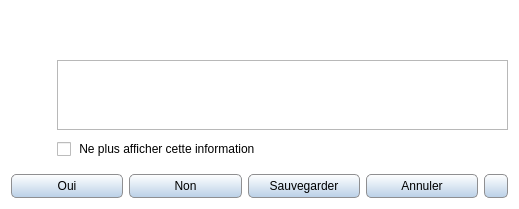
<?xml version="1.0" encoding="UTF-8"?>
<ui version="4.0">
 <class>Message</class>
 <widget class="QWidget" name="Message">
  <property name="geometry">
   <rect>
    <x>0</x>
    <y>0</y>
    <width>519</width>
    <height>209</height>
   </rect>
  </property>
  <property name="sizePolicy">
   <sizepolicy hsizetype="Preferred" vsizetype="Expanding">
    <horstretch>0</horstretch>
    <verstretch>0</verstretch>
   </sizepolicy>
  </property>
  <property name="windowIcon">
   <iconset resource="../icones/icons.qrc">
    <normaloff>:/Images/asc.svg</normaloff>:/Images/asc.svg</iconset>
  </property>
  <property name="styleSheet">
   <string notr="true">QWidget#Message {background-color: #FFFFFF}</string>
  </property>
  <layout class="QGridLayout" name="gridLayout">
   <property name="verticalSpacing">
    <number>15</number>
   </property>
   <item row="2" column="0" colspan="2">
    <layout class="QHBoxLayout" name="horizontalLayout">
     <property name="spacing">
      <number>6</number>
     </property>
     <item>
      <widget class="QPushButton" name="bt_oui">
       <property name="minimumSize">
        <size>
         <width>0</width>
         <height>24</height>
        </size>
       </property>
       <property name="maximumSize">
        <size>
         <width>16777215</width>
         <height>24</height>
        </size>
       </property>
       <property name="font">
        <font>
         <family>Segoe UI</family>
         <pointsize>9</pointsize>
        </font>
       </property>
       <property name="styleSheet">
        <string notr="true">QPushButton{border: 1px solid #8f8f91; border-radius:5px ; background-color: qlineargradient(spread:pad, x1:0, y1:0, x2:0, y2:1, stop:0 #FFFFFF, stop:1 #BAD0E7)}
QPushButton:hover{background-color: qlineargradient(spread:pad, x1:0, y1:0, x2:0, y2:1, stop:0 #F8F8F8, stop:1 #8FADCC)}
QPushButton:pressed{background-color: qlineargradient(spread:pad, x1:0, y1:0, x2:0, y2:1, stop:0 #8FADCC, stop:1 #F8F8F8)}</string>
       </property>
       <property name="text">
        <string>Oui</string>
       </property>
      </widget>
     </item>
     <item>
      <widget class="QPushButton" name="bt_non">
       <property name="minimumSize">
        <size>
         <width>0</width>
         <height>24</height>
        </size>
       </property>
       <property name="maximumSize">
        <size>
         <width>16777215</width>
         <height>24</height>
        </size>
       </property>
       <property name="font">
        <font>
         <family>Segoe UI</family>
         <pointsize>9</pointsize>
        </font>
       </property>
       <property name="styleSheet">
        <string notr="true">QPushButton{border: 1px solid #8f8f91; border-radius:5px ; background-color: qlineargradient(spread:pad, x1:0, y1:0, x2:0, y2:1, stop:0 #FFFFFF, stop:1 #BAD0E7)}
QPushButton:hover{background-color: qlineargradient(spread:pad, x1:0, y1:0, x2:0, y2:1, stop:0 #F8F8F8, stop:1 #8FADCC)}
QPushButton:pressed{background-color: qlineargradient(spread:pad, x1:0, y1:0, x2:0, y2:1, stop:0 #8FADCC, stop:1 #F8F8F8)}</string>
       </property>
       <property name="text">
        <string>Non</string>
       </property>
      </widget>
     </item>
     <item>
      <widget class="QPushButton" name="bt_save">
       <property name="minimumSize">
        <size>
         <width>0</width>
         <height>24</height>
        </size>
       </property>
       <property name="maximumSize">
        <size>
         <width>16777215</width>
         <height>24</height>
        </size>
       </property>
       <property name="font">
        <font>
         <family>Segoe UI</family>
         <pointsize>9</pointsize>
        </font>
       </property>
       <property name="styleSheet">
        <string notr="true">QPushButton{border: 1px solid #8f8f91; border-radius:5px ; background-color: qlineargradient(spread:pad, x1:0, y1:0, x2:0, y2:1, stop:0 #FFFFFF, stop:1 #BAD0E7)}
QPushButton:hover{background-color: qlineargradient(spread:pad, x1:0, y1:0, x2:0, y2:1, stop:0 #F8F8F8, stop:1 #8FADCC)}
QPushButton:pressed{background-color: qlineargradient(spread:pad, x1:0, y1:0, x2:0, y2:1, stop:0 #8FADCC, stop:1 #F8F8F8)}</string>
       </property>
       <property name="text">
        <string>Sauvegarder</string>
       </property>
      </widget>
     </item>
     <item>
      <widget class="QPushButton" name="bt_annuler">
       <property name="minimumSize">
        <size>
         <width>0</width>
         <height>24</height>
        </size>
       </property>
       <property name="maximumSize">
        <size>
         <width>16777215</width>
         <height>24</height>
        </size>
       </property>
       <property name="font">
        <font>
         <family>Segoe UI</family>
         <pointsize>9</pointsize>
        </font>
       </property>
       <property name="styleSheet">
        <string notr="true">QPushButton{border: 1px solid #8f8f91; border-radius:5px ; background-color: qlineargradient(spread:pad, x1:0, y1:0, x2:0, y2:1, stop:0 #FFFFFF, stop:1 #BAD0E7)}
QPushButton:hover{background-color: qlineargradient(spread:pad, x1:0, y1:0, x2:0, y2:1, stop:0 #F8F8F8, stop:1 #8FADCC)}
QPushButton:pressed{background-color: qlineargradient(spread:pad, x1:0, y1:0, x2:0, y2:1, stop:0 #8FADCC, stop:1 #F8F8F8)}</string>
       </property>
       <property name="text">
        <string>Annuler</string>
       </property>
      </widget>
     </item>
     <item>
      <widget class="QPushButton" name="bt_deplier">
       <property name="minimumSize">
        <size>
         <width>24</width>
         <height>24</height>
        </size>
       </property>
       <property name="maximumSize">
        <size>
         <width>24</width>
         <height>24</height>
        </size>
       </property>
       <property name="font">
        <font>
         <family>Segoe UI</family>
         <pointsize>9</pointsize>
        </font>
       </property>
       <property name="toolTip">
        <string>Ouvrir les détails</string>
       </property>
       <property name="styleSheet">
        <string notr="true">QPushButton{border: 1px solid #8f8f91; border-radius:5px ; background-color: qlineargradient(spread:pad, x1:0, y1:0, x2:0, y2:1, stop:0 #FFFFFF, stop:1 #BAD0E7)}
QPushButton:hover{background-color: qlineargradient(spread:pad, x1:0, y1:0, x2:0, y2:1, stop:0 #F8F8F8, stop:1 #8FADCC)}
QPushButton:pressed{background-color: qlineargradient(spread:pad, x1:0, y1:0, x2:0, y2:1, stop:0 #8FADCC, stop:1 #F8F8F8)}</string>
       </property>
       <property name="text">
        <string/>
       </property>
       <property name="icon">
        <iconset resource="../icones/icons.qrc">
         <normaloff>:/Images/detail_show.svg</normaloff>:/Images/detail_show.svg</iconset>
       </property>
      </widget>
     </item>
    </layout>
   </item>
   <item row="0" column="1" rowspan="2">
    <layout class="QVBoxLayout" name="verticalLayout">
     <property name="spacing">
      <number>9</number>
     </property>
     <item>
      <widget class="QWidget" name="widget_2" native="true">
       <property name="sizePolicy">
        <sizepolicy hsizetype="Preferred" vsizetype="Minimum">
         <horstretch>0</horstretch>
         <verstretch>0</verstretch>
        </sizepolicy>
       </property>
       <layout class="QVBoxLayout" name="verticalLayout_3">
        <property name="spacing">
         <number>0</number>
        </property>
        <property name="leftMargin">
         <number>0</number>
        </property>
        <property name="topMargin">
         <number>0</number>
        </property>
        <property name="rightMargin">
         <number>0</number>
        </property>
        <property name="bottomMargin">
         <number>0</number>
        </property>
        <item>
         <widget class="QLabel" name="message">
          <property name="sizePolicy">
           <sizepolicy hsizetype="Preferred" vsizetype="Expanding">
            <horstretch>0</horstretch>
            <verstretch>0</verstretch>
           </sizepolicy>
          </property>
          <property name="minimumSize">
           <size>
            <width>0</width>
            <height>40</height>
           </size>
          </property>
          <property name="font">
           <font>
            <family>Segoe UI</family>
            <pointsize>9</pointsize>
           </font>
          </property>
          <property name="text">
           <string/>
          </property>
          <property name="alignment">
           <set>Qt::AlignLeading|Qt::AlignLeft|Qt::AlignVCenter</set>
          </property>
          <property name="textInteractionFlags">
           <set>Qt::LinksAccessibleByMouse|Qt::TextSelectableByMouse</set>
          </property>
         </widget>
        </item>
       </layout>
      </widget>
     </item>
     <item>
      <widget class="QTextBrowser" name="details">
       <property name="font">
        <font>
         <family>Segoe UI</family>
         <pointsize>9</pointsize>
        </font>
       </property>
      </widget>
     </item>
     <item>
      <widget class="QCheckBox" name="checkbox">
       <property name="font">
        <font>
         <family>Segoe UI</family>
         <pointsize>9</pointsize>
        </font>
       </property>
       <property name="text">
        <string> Ne plus afficher cette information</string>
       </property>
      </widget>
     </item>
    </layout>
   </item>
   <item row="0" column="0" rowspan="2">
    <layout class="QVBoxLayout" name="verticalLayout_2">
     <item>
      <widget class="QPushButton" name="icon">
       <property name="minimumSize">
        <size>
         <width>40</width>
         <height>40</height>
        </size>
       </property>
       <property name="maximumSize">
        <size>
         <width>40</width>
         <height>40</height>
        </size>
       </property>
       <property name="focusPolicy">
        <enum>Qt::NoFocus</enum>
       </property>
       <property name="styleSheet">
        <string notr="true">QPushButton:pressed{border:0px; background-color:#FFFFFF}</string>
       </property>
       <property name="text">
        <string/>
       </property>
       <property name="iconSize">
        <size>
         <width>30</width>
         <height>30</height>
        </size>
       </property>
       <property name="flat">
        <bool>true</bool>
       </property>
      </widget>
     </item>
     <item>
      <spacer name="verticalSpacer">
       <property name="orientation">
        <enum>Qt::Vertical</enum>
       </property>
       <property name="sizeHint" stdset="0">
        <size>
         <width>20</width>
         <height>40</height>
        </size>
       </property>
      </spacer>
     </item>
    </layout>
   </item>
  </layout>
 </widget>
 <tabstops>
  <tabstop>bt_deplier</tabstop>
  <tabstop>bt_annuler</tabstop>
  <tabstop>bt_save</tabstop>
  <tabstop>bt_non</tabstop>
  <tabstop>bt_oui</tabstop>
  <tabstop>checkbox</tabstop>
  <tabstop>details</tabstop>
 </tabstops>
 <resources>
  <include location="../icones/icons.qrc"/>
 </resources>
 <connections/>
</ui>
